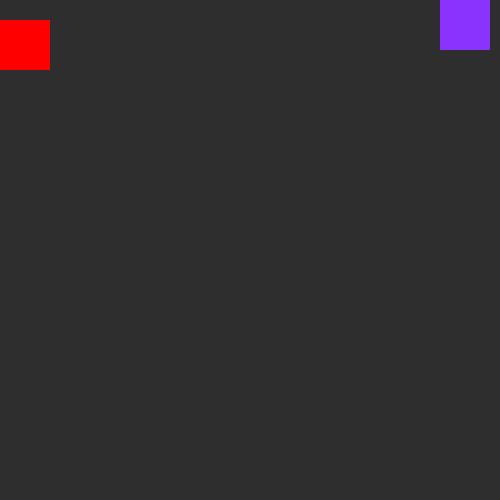
Frame 1 (no input)
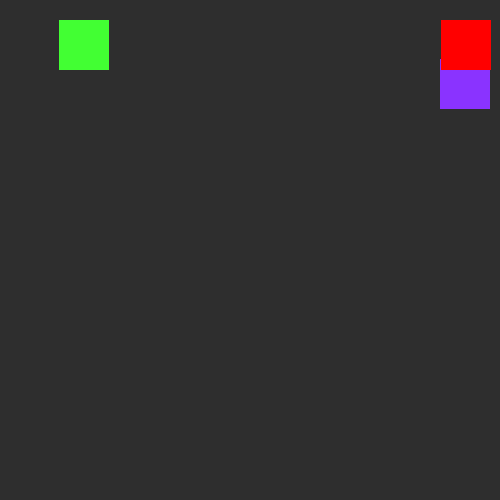
Frame 60 (the mouse pressed at the canvas centre just before this capture)
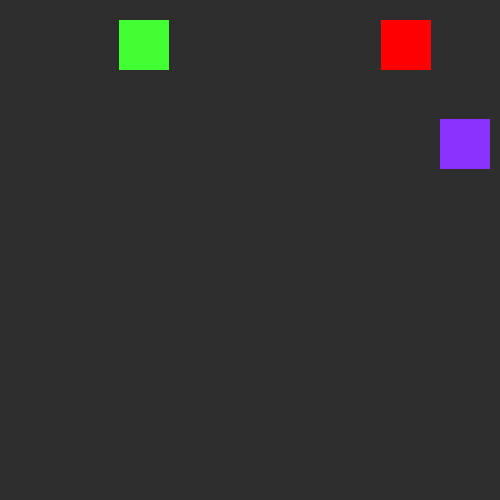
Frame 120 (the mouse held since frame 60 and released just before this capture)

The Processing sketch that drew these frames (run headless with seeded random() and noise(); from frame 60 on, the mouse is pressed at the canvas centre):

// Processing sketch: Exercise_1
// ── Exercise_1.pde
int iBox1 = 0;                   // lime box
int iBox2 = 0;                   // purple box
int iBox3 = 0;                  // red box

void setup()
{
  size(500,500);              // run box size
  noStroke();                 // no outer line
}

void draw()
{                            // LIME BOX
  background(46,46,46);      // background colour neutral  
  fill(66,255,51);           // colour of box is lime
  rect(iBox1,20,50,50);      // size of the lime box and starting location x
  if(iBox1++>=499)           // movement of box to the right
  {
    iBox1=0;
  } 
                             // PURPLE BOX
  fill(138,51,255);          // colour of box is purple
  rect(440,iBox2,50,50);     // size of the purple box and starting location y
  if(iBox2++>=499)           // movement of box downwards
  {
    iBox2=0;
  }
                             // RED BOX
  fill(255,0,0);             // colour of box is red
  rect(iBox3,20,50,50);      // size of the red box and starting location x
  if(iBox3--<=0)             // movement of box to the left
  {
    iBox3=499;
  }
}
  
